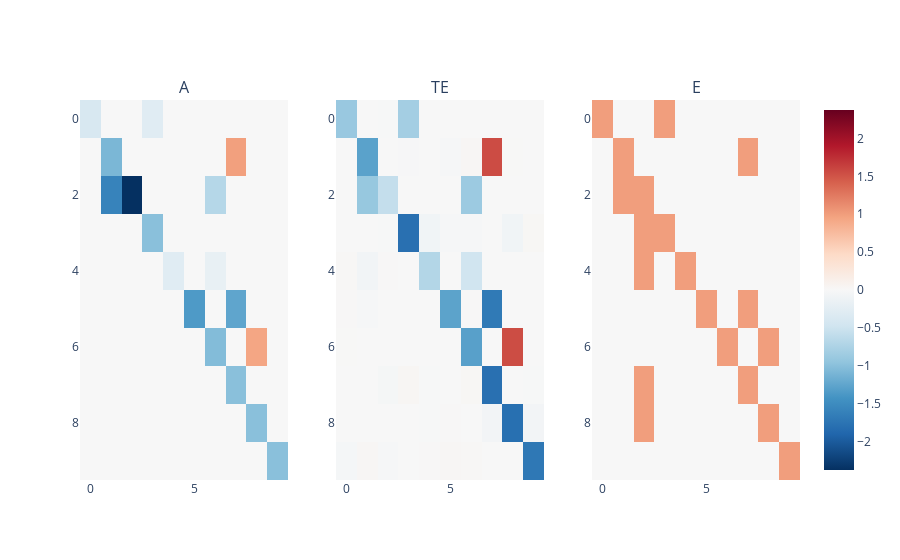

Source (notebook cell):
### Code cell
mat_num = XX
XX += 1
alpha = 0.01
hurwitz.make_triple_imshow(pkl_obj[mat_num]["A"], 3*pkl_obj[mat_num][alpha]["A Inference"]["Full Info + LP"][0], pkl_obj[mat_num][alpha]["E Inference"][0], ["A", "TE", "E"])

### Figure 1 — Plotly figure (JSON) as saved in the notebook; plotly's stock layout.template omitted (floating-point values rounded to 4 significant figures)
{"data": [{"colorscale": [[0, "rgb(103,0,31)"], [0.1, "rgb(178,24,43)"], [0.2, "rgb(214,96,77)"], [0.3, "rgb(244,165,130)"], [0.4, "rgb(253,219,199)"], [0.5, "rgb(247,247,247)"], [0.6, "rgb(209,229,240)"], [0.7, "rgb(146,197,222)"], [0.8, "rgb(67,147,195)"], [0.9, "rgb(33,102,172)"], [1, "rgb(5,48,97)"]], "reversescale": true, "showscale": true, "type": "heatmap", "xaxis": "x", "yaxis": "y", "z": [[-0.3895, 0, 0, -0.2895, 0, 0, 0, 0, 0, 0], [0, -1.088, 0, 0, 0, 0, 0, 0.9884, 0, 0], [0, -1.591, -2.377, 0, 0, 0, -0.6865, 0, 0, 0], [0, 0, 0, -1, 0, 0, 0, 0, 0, 0], [0, 0, 0, 0, -0.2849, 0, -0.1849, 0, 0, 0], [0, 0, 0, 0, 0, -1.358, 0, -1.258, 0, 0], [0, 0, 0, 0, 0, 0, -1.04, 0, 0.9395, 0], [0, 0, 0, 0, 0, 0, 0, -1, 0, 0], [0, 0, 0, 0, 0, 0, 0, 0, -1, 0], [0, 0, 0, 0, 0, 0, 0, 0, 0, -1]], "zmax": 2.377, "zmid": 0, "zmin": -2.377}, {"colorscale": [[0, "rgb(103,0,31)"], [0.1, "rgb(178,24,43)"], [0.2, "rgb(214,96,77)"], [0.3, "rgb(244,165,130)"], [0.4, "rgb(253,219,199)"], [0.5, "rgb(247,247,247)"], [0.6, "rgb(209,229,240)"], [0.7, "rgb(146,197,222)"], [0.8, "rgb(67,147,195)"], [0.9, "rgb(33,102,172)"], [1, "rgb(5,48,97)"]], "reversescale": true, "showscale": false, "type": "heatmap", "xaxis": "x2", "yaxis": "y2", "z": [[-0.9015, -1.614e-05, -0.01137, -0.813, 1.18e-05, 4.918e-06, 1.164e-06, -1.018e-05, -2.431e-06, -2.493e-06], [0.0007762, -1.285, -0.0004203, -0.01363, 0.0003392, -0.01985, 0.02599, 1.556, 0.004955, 8.531e-06], [-1.156e-05, -0.9129, -0.5751, 1.399e-06, 0.0001113, -0.0006661, -0.8774, 0.0001249, -3.142e-06, -7.2e-06], [9.216e-07, -2.525e-05, -0.006629, -1.797, -0.08513, -0.02738, -0.02632, -1.299e-05, -0.09069, 0.02489], [0.01764, -0.07185, 0.01133, -4.553e-06, -0.7042, 6.568e-05, -0.4733, 2.657e-05, -2.009e-06, 2.789e-06], [0.01215, -0.03029, -0.001665, 1.504e-06, -4.464e-05, -1.279, 0.01456, -1.687, -2.395e-05, 3.691e-05], [0.005916, 3.685e-05, 5.058e-05, -6.19e-06, 5.941e-05, -0.0003291, -1.3, 7.745e-05, 1.554, -3.425e-06], [-0.001958, -2.035e-05, -0.03829, 0.03844, -0.0107, -5.191e-05, 0.02497, -1.794, -1.888e-05, -0.01224], [-0.0005629, 1.899e-05, -0.001733, 1.337e-07, -0.00958, 0.01352, 3.132e-06, -0.06717, -1.801, -0.06669], [-0.03277, 0.02965, -0.02799, -1.615e-07, 0.01436, 0.02773, 0.01547, 2.766e-06, -6.572e-07, -1.708]], "zmax": 2.377, "zmid": 0, "zmin": -2.377}, {"colorscale": [[0, "rgb(103,0,31)"], [0.1, "rgb(178,24,43)"], [0.2, "rgb(214,96,77)"], [0.3, "rgb(244,165,130)"], [0.4, "rgb(253,219,199)"], [0.5, "rgb(247,247,247)"], [0.6, "rgb(209,229,240)"], [0.7, "rgb(146,197,222)"], [0.8, "rgb(67,147,195)"], [0.9, "rgb(33,102,172)"], [1, "rgb(5,48,97)"]], "reversescale": true, "showscale": false, "type": "heatmap", "xaxis": "x3", "yaxis": "y3", "z": [[1, 0, 0, 1, 0, 0, 0, 0, 0, 0], [0, 1, 0, 0, 0, 0, 0, 1, 0, 0], [0, 1, 1, 0, 0, 0, 0, 0, 0, 0], [0, 0, 1, 1, 0, 0, 0, 0, 0, 0], [0, 0, 1, 0, 1, 0, 0, 0, 0, 0], [0, 0, 0, 0, 0, 1, 0, 1, 0, 0], [0, 0, 0, 0, 0, 0, 1, 0, 1, 0], [0, 0, 1, 0, 0, 0, 0, 1, 0, 0], [0, 0, 1, 0, 0, 0, 0, 0, 1, 0], [0, 0, 0, 0, 0, 0, 0, 0, 0, 1]], "zmax": 2.377, "zmid": 0, "zmin": -2.377}], "layout": {"annotations": [{"font": {"size": 16}, "showarrow": false, "text": "A", "x": 0.1444, "xanchor": "center", "xref": "paper", "y": 1, "yanchor": "bottom", "yref": "paper"}, {"font": {"size": 16}, "showarrow": false, "text": "TE", "x": 0.5, "xanchor": "center", "xref": "paper", "y": 1, "yanchor": "bottom", "yref": "paper"}, {"font": {"size": 16}, "showarrow": false, "text": "E", "x": 0.8556, "xanchor": "center", "xref": "paper", "y": 1, "yanchor": "bottom", "yref": "paper"}], "xaxis": {"anchor": "y", "domain": [0, 0.2889]}, "xaxis2": {"anchor": "y2", "domain": [0.3556, 0.6444]}, "xaxis3": {"anchor": "y3", "domain": [0.7111, 1]}, "yaxis": {"anchor": "x", "autorange": "reversed", "domain": [0, 1]}, "yaxis2": {"anchor": "x2", "autorange": "reversed", "domain": [0, 1]}, "yaxis3": {"anchor": "x3", "autorange": "reversed", "domain": [0, 1]}}}
